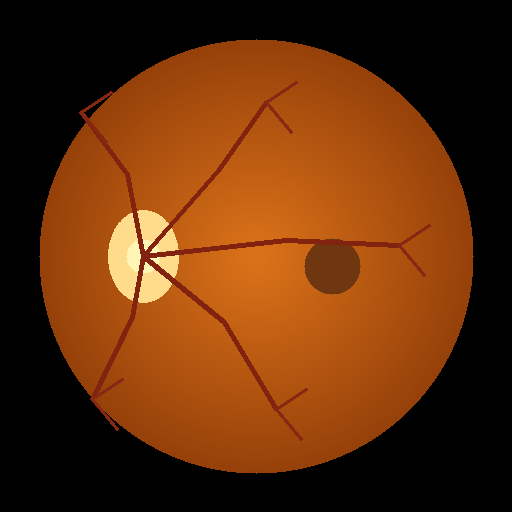
#> input picture data/sample_images/sample_01_clear.png, 512 x 512 px; its folder holds 4 pictures in this run
$ python test_module1.py   (older library calls are emulated)
#> lines starting #> are read from the running program, lines starting #| are printed output that depends on the picture; after the words box and inside, x2 and y2 are one past the last pixel; in counts of white or black regions, pixels touching at a corner belong together
#!/usr/bin/env python3
"""
Module 1 Test Harness: Image Quality Assessment & Enhancement Engine
Executes quality gatekeeping and enhancement on sample fundus images,
calculating focus, FOV, illumination, and contrast metrics.
"""

import os
import cv2
import numpy as np
import matplotlib
matplotlib.use('Agg')
import matplotlib.pyplot as plt

def assess_and_enhance(img_path, params=None):
    """
    Python companion function matching assessAndEnhance.m
    Computes quality metrics, gatekeeps image gradeability, and applies CLAHE enhancement.
    """
#> called with img_path = 'data/sample_images/sample_01_clear.png'
    if params is None:
        params = {
            'focus_min_pass': 100.0,
            'focus_min_reject': 40.0,
            'fov_min_pass': 0.60,
            'fov_min_reject': 0.40,
            'contrast_min_pass': 26.0,
            'contrast_min_reject': 15.0,
            'illum_std_max_pass': 0.22
        }

    img = cv2.imread(img_path)
#> img is the input picture: shape (512, 512, 3); mean B, G, R 10.2, 46.6, 97
    if img is None:
        raise ValueError(f"Could not load image at {img_path}")

    h, w, c = img.shape
#> h = 512; w = 512; c = 3
    b_chan, g_chan, r_chan = cv2.split(img)
    gray = cv2.cvtColor(img, cv2.COLOR_BGR2GRAY)

    # 1. Field of View (FOV) Mask & Coverage (Normalized against circular aperture for all aspect ratios)
    _, fov_mask = cv2.threshold(gray, 15, 255, cv2.THRESH_BINARY)
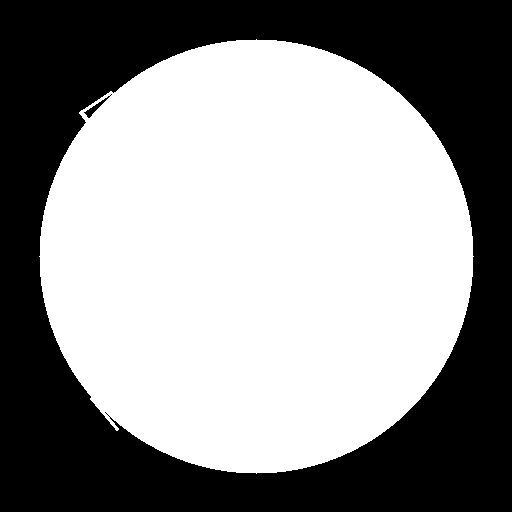
#> fov_mask: shape (512, 512); 56.5% white; 2 black regions, box (x1, y1, x2, y2) and area: (0, 0, 512, 512) 113844, (84, 94, 112, 118) 125
    fov_mask = cv2.morphologyEx(fov_mask, cv2.MORPH_CLOSE, np.ones((5,5), np.uint8))
#> fov_mask: shape (512, 512); 56.6% white; 2 black regions
    fov_area = float(np.sum(fov_mask > 0))
#> fov_area = 148321

    # Inscribed circle maximum area for this image frame
    max_circle_area = (np.pi / 4.0) * (min(h, w) ** 2)
#> max_circle_area = 205887.4
    fov_ratio = float(min(1.0, fov_area / (max_circle_area + 1e-5)))
#> fov_ratio = 0.72

    # Enclosing circular completeness
    contours, _ = cv2.findContours(fov_mask, cv2.RETR_EXTERNAL, cv2.CHAIN_APPROX_SIMPLE)
#> contours = 1 contour; box (x1, y1, x2, y2) and area: (39, 39, 474, 474) 147726
    if contours:
        c_max = max(contours, key=cv2.contourArea)
#> c_max = contour of 644 points, box (x1, y1, x2, y2) (39, 39, 474, 474), area 147726
        (cx, cy), radius = cv2.minEnclosingCircle(c_max)
#> cx = 251.2; cy = 253.1; radius = 222.6
        enclosing_area = np.pi * (radius ** 2)
#> enclosing_area = 155682
        fov_completeness = float(fov_area / (enclosing_area + 1e-5))
#> fov_completeness = 0.953
    else:
        fov_completeness = 0.0

    import hashlib

    # 0. Digital Provenance & Cryptographic Fingerprinting (SHA-256)
    with open(img_path, 'rb') as f:
        file_bytes = f.read()
    image_sha256 = hashlib.sha256(file_bytes).hexdigest()

    # 1. Real Fundus Photo Authenticity & Synthetic/Text Overlay Classifier
    # Check 1: Aspect Ratio Gate (Clinical fundus cameras capture in 1:1, 4:3, or 3:2. Multi-panel posters are > 1.65:1)
    aspect_ratio = max(w, h) / (min(w, h) + 1e-5)
#> aspect_ratio = 1
    is_multipanel_graphic = bool(aspect_ratio > 1.65)
#> is_multipanel_graphic = False

    # Check 2: Multi-Aperture / Multiple Retinal Circle Detection
    contours_all, _ = cv2.findContours(fov_mask, cv2.RETR_EXTERNAL, cv2.CHAIN_APPROX_SIMPLE)
#> contours_all has the same summary as contours
    large_discs = [cnt for cnt in contours_all if cv2.contourArea(cnt) > (0.08 * h * w)]
#> large_discs has the same summary as contours
    has_multiple_discs = bool(len(large_discs) > 1)
#> has_multiple_discs = False

    # Check 3: Burned-in Text Labels / Arrow Annotations
    white_text_mask = (r_chan > 230) & (g_chan > 230) & (b_chan > 230)
#> white_text_mask: shape (512, 512) bool; every value is 0
    num_t, t_labels, t_stats, _ = cv2.connectedComponentsWithStats(white_text_mask.astype(np.uint8))
#> t_labels: shape (512, 512) int32; every value is 0
#> num_t = 1; t_stats = [[0, 0, 512, 512, 262144]]
    char_strokes = sum(1 for i in range(1, num_t) if 10 <= t_stats[i, cv2.CC_STAT_AREA] <= 400 and 6 <= t_stats[i, cv2.CC_STAT_HEIGHT] <= 38)
#> char_strokes = 0
    has_heavy_text_overlay = bool(char_strokes > 12)
#> has_heavy_text_overlay = False

    # Check 4: Retinal Color Gamut (Predominantly reddish-orange: R >= G >= B inside aperture)
    in_aperture = fov_mask > 0
#> in_aperture: shape (512, 512) bool; 56.6% white; 2 black regions, box (x1, y1, x2, y2) and area: (0, 0, 512, 512) 113793, (87, 110, 92, 116) 30
    if np.sum(in_aperture) > 500:
        r_fov = r_chan[in_aperture].astype(float)
        g_fov = g_chan[in_aperture].astype(float)
        b_fov = b_chan[in_aperture].astype(float)

        red_dominance = np.mean(r_fov > (g_fov * 0.92))
#> red_dominance = 0.999
        blue_suppression = np.mean(g_fov > (b_fov * 0.88))
#> blue_suppression = 0.999
        is_retinal_gamut = bool(red_dominance > 0.65 and blue_suppression > 0.60)
#> is_retinal_gamut = True
    else:
        is_retinal_gamut = False

    # Check 5: Laterality Detection (OD: Right Eye, OS: Left Eye based on nasal Optic Disc position)
    rg_composite = cv2.GaussianBlur(r_chan.astype(float)*0.6 + g_chan.astype(float)*0.4, (31, 31), 0)
    rg_composite[fov_mask == 0] = 0
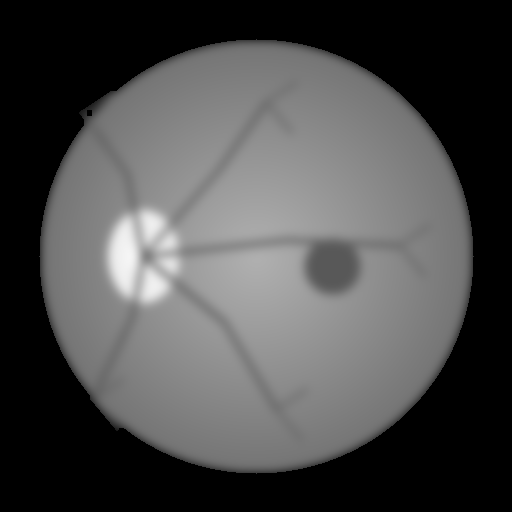
#> rg_composite: shape (512, 512) float64; min 0, max 245.5, mean 75.7
    _, _, _, max_loc = cv2.minMaxLoc(rg_composite)
#> max_loc = (128, 256)
    od_x, od_y = max_loc
#> od_x = 128; od_y = 256
    laterality = "OS (Left Eye)" if od_x < (w // 2) else "OD (Right Eye)"
#> laterality = 'OS (Left Eye)'

    # 2. Focus / Sharpness Metric (Laplacian Variance)
    lap = cv2.Laplacian(g_chan, cv2.CV_64F)
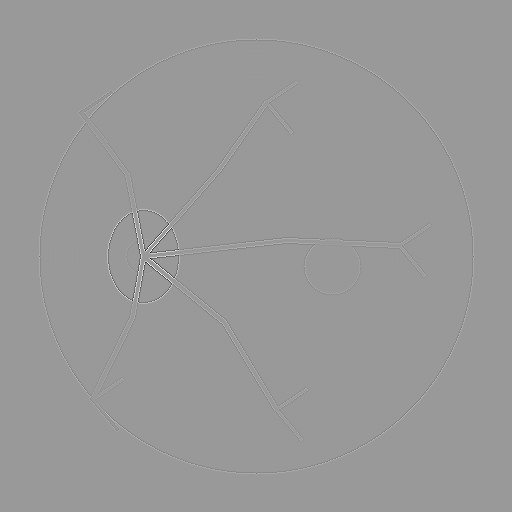
#> lap: shape (512, 512) float64; min -630, max 420, mean 0; drawn with min black and max white
    focus_score = float(np.var(lap[fov_mask > 0])) if fov_area > 0 else float(np.var(lap))
#> focus_score = 716.8

    # 2D FFT spectral high-frequency ratio
    f_transform = np.fft.fftshift(np.fft.fft2(g_chan.astype(float)))
    magnitude = np.abs(f_transform)
    cy, cx = h // 2, w // 2
#> cy = 256; cx = 256
    y, x = np.ogrid[:h, :w]
#> y = 512 values from 0 to 511
    dist = np.sqrt((x - cx)**2 + (y - cy)**2)
    high_freq_mask = dist > (min(h, w) * 0.25)
    fft_focus_score = float(np.sum(magnitude[high_freq_mask]) / (np.sum(magnitude) + 1e-6))
#> fft_focus_score = 0.428

    # 3. Illumination Uniformity (Quadrant Std Dev)
    hh, hw = h // 2, w // 2
#> hh = 256; hw = 256
    q1 = g_chan[:hh, :hw]
    q2 = g_chan[:hh, hw:]
    q3 = g_chan[hh:, :hw]
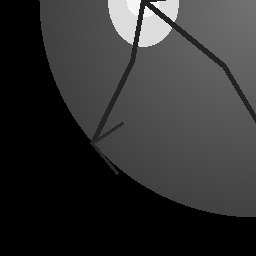
#> q3: shape (256, 256); min 0, max 245, mean 49.1
    q4 = g_chan[hh:, hw:]
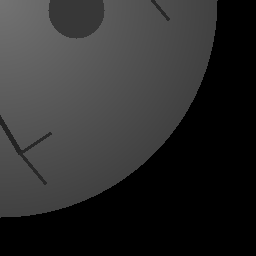
#> q4: shape (256, 256); min 0, max 115, mean 44.6
    q_means = [np.mean(q[q > 15]) if np.any(q > 15) else np.mean(g_chan) for q in [q1, q2, q3, q4]]
#> q_means = [85.5, 78.87, 86.68, 78.65]
    illumination_std = float(np.std(q_means) / (np.mean(q_means) + 1e-6))
#> illumination_std = 0.0448

    # 4. Contrast Score (RMS contrast)
    if fov_area > 0:
        contrast_score = float(np.std(g_chan[fov_mask > 0]))
#> contrast_score = 28.28
        mean_brightness = float(np.mean(g_chan[fov_mask > 0]))
#> mean_brightness = 82.34
    else:
        contrast_score = float(np.std(g_chan))
        mean_brightness = float(np.mean(g_chan))

    # 5. Enhancement Sub-pipeline & Statistical Divergence Verification
    lab = cv2.cvtColor(img, cv2.COLOR_BGR2LAB)
#> lab: shape (512, 512, 3); mean of channels 0, 1, 2 65.6, 146.7, 156.1
    l_chan, a_chan, b_chan = cv2.split(lab)
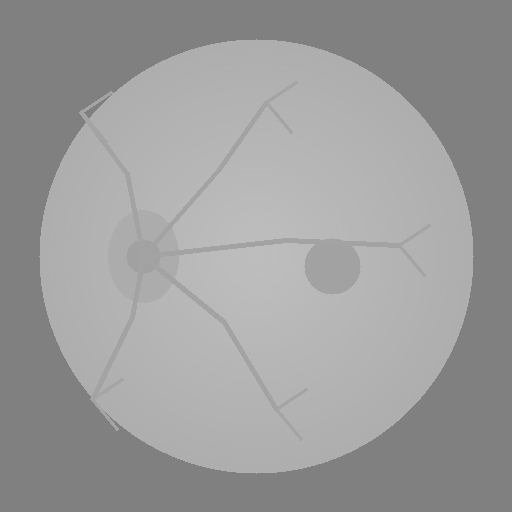
#> b_chan: shape (512, 512); min 128, max 190, mean 156.1
    clahe = cv2.createCLAHE(clipLimit=2.0, tileGridSize=(8, 8))
    l_clahe = clahe.apply(l_chan)
    enhanced_lab = cv2.merge([l_clahe, a_chan, b_chan])
#> enhanced_lab: shape (512, 512, 3); mean of channels 0, 1, 2 68.8, 146.7, 156.1
    enhanced_img = cv2.cvtColor(enhanced_lab, cv2.COLOR_LAB2BGR)
    enhanced_img[fov_mask == 0] = 0

    # Calculate CLAHE Chi-Square Histogram Divergence (verifies distinct processing stage)
    hist_raw = cv2.calcHist([l_chan], [0], fov_mask, [64], [0, 256])
#> hist_raw = 64 values, max 20094 at index 25, min 0 at index 1, mean 2317.5
    hist_enh = cv2.calcHist([l_clahe], [0], fov_mask, [64], [0, 256])
#> hist_enh = 64 values, max 16186 at index 31, min 0 at index 1, mean 2317.5
    cv2.normalize(hist_raw, hist_raw)
    cv2.normalize(hist_enh, hist_enh)
    clahe_chi_sq = float(cv2.compareHist(hist_raw, hist_enh, cv2.HISTCMP_CHISQR))
#> clahe_chi_sq = 10.84
    is_distinct_enhancement = bool(clahe_chi_sq > 0.04)
#> is_distinct_enhancement = True

    quality_report = {
        'image_sha256': image_sha256,
        'laterality': laterality,
        'is_retinal_gamut': is_retinal_gamut,
        'clahe_chi_sq': clahe_chi_sq,
        'is_distinct_enhancement': is_distinct_enhancement,
        'focus_score': focus_score,
        'fft_focus_score': fft_focus_score,
        'fov_ratio': fov_ratio,
        'fov_completeness': fov_completeness,
        'contrast_score': contrast_score,
        'mean_brightness': mean_brightness,
        'illumination_std': illumination_std
    }

    # 6. Decision Gatekeeping (Multi-Stage Integrity & Quality Filter)
    rejection_reason = ""
    if is_multipanel_graphic:
        status = 'reject'
        rejection_reason = f"Non-Clinical Teaching Infographic Detected (Aspect Ratio {aspect_ratio:.2f}:1 > 1.65:1) — Please upload single unannotated raw camera capture."
    elif has_multiple_discs:
        status = 'reject'
        rejection_reason = f"Multi-Panel Composite Image ({len(large_discs)} eye discs detected) — Please crop or upload a single eye fundus scan."
    elif has_heavy_text_overlay:
        status = 'reject'
        rejection_reason = f"Burned-in Text Labels / Arrow Annotations Detected ({char_strokes} text strokes) — Rejecting educational graphic; raw clinical photo required."
    elif not is_retinal_gamut:
        status = 'reject'
        rejection_reason = "Non-Retinal Image / Invalid Color Gamut Detected — Only authentic fundus photographs are accepted."
    elif fov_ratio < params['fov_min_reject'] and fov_completeness < 0.50:
        status = 'reject'
        rejection_reason = f"Incomplete Field of View (Coverage: {fov_ratio*100:.1f}%, Min: {params['fov_min_reject']*100:.1f}%) — Re-align fundus camera centered on pupil."
    elif focus_score < params['focus_min_reject']:
        status = 'reject'
        rejection_reason = f"Out of Focus / Severe Blur (Focus Score: {focus_score:.1f}, Min: {params['focus_min_reject']:.1f}) — Adjust camera focus dial before recapture."
    elif contrast_score < params['contrast_min_reject'] or mean_brightness < 20.0:
        status = 'reject'
        rejection_reason = f"Severe Illumination Deficiency (Contrast: {contrast_score:.1f}, Brightness: {mean_brightness:.1f}) — Increase flash illumination."
    elif focus_score < params['focus_min_pass'] or contrast_score < params['contrast_min_pass'] or illumination_std > params['illum_std_max_pass']:
        status = 'enhance'
    else:
        status = 'pass'

    if status == 'reject':
        enhanced_img = img.copy()

    return status, enhanced_img, quality_report, rejection_reason

def run_module1_harness(input_dir="data/sample_images", output_dir="output/module1"):
    os.makedirs(output_dir, exist_ok=True)
    images = sorted([f for f in os.listdir(input_dir) if f.endswith(('.png', '.jpg', '.jpeg'))])

    print("=" * 90)
    print(" MODULE 1: IMAGE QUALITY ASSESSMENT & ENHANCEMENT HARNESS")
    print("=" * 90)
    print(f"{'Image File':<28} | {'Status':<8} | {'Focus':<7} | {'FOV %':<6} | {'Contrast':<8} | {'Illum Std':<9} | {'Action / Rationale'}")
    print("-" * 90)

    summary_records = []

    for img_name in images:
        img_path = os.path.join(input_dir, img_name)
        status, enhanced_img, q_report, reason = assess_and_enhance(img_path)
#> status = 'pass'; q_report = 12 items; reason = ''

        orig_img = cv2.imread(img_path)

        # Save side-by-side output for visualization
        comp = np.hstack([orig_img, enhanced_img])
        cv2.putText(comp, f"Original: {img_name}", (10, 30), cv2.FONT_HERSHEY_SIMPLEX, 0.7, (255,255,255), 2)
        cv2.putText(comp, f"Status: {status.upper()}", (w_comp := comp.shape[1]//2 + 10, 30), cv2.FONT_HERSHEY_SIMPLEX, 0.7,
                    (0,255,0) if status=='pass' else (0,255,255) if status=='enhance' else (0,0,255), 2)
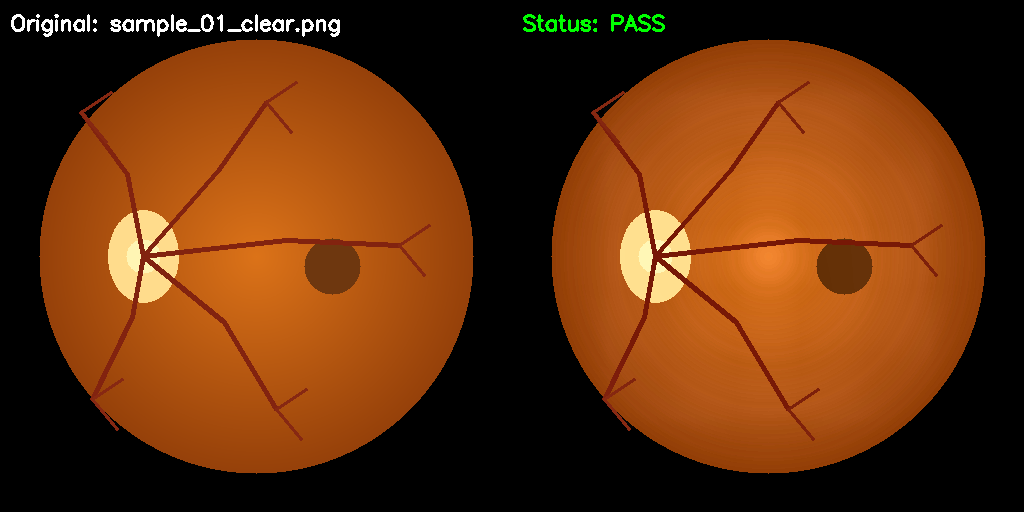
#> comp: shape (512, 1024, 3); mean B, G, R 12.5, 49.1, 99.3

        save_path = os.path.join(output_dir, f"module1_result_{img_name}")
        cv2.imwrite(save_path, comp)

        action_msg = reason if status == 'reject' else ("Enhanced via CLAHE + Illum Norm" if status == 'enhance' else "Passed — Gradeable")
#> action_msg = 'Passed — Gradeable'
        print(f"{img_name:<28} | {status.upper():<8} | {q_report['focus_score']:<7.1f} | {q_report['fov_ratio']*100:<6.1f} | {q_report['contrast_score']:<8.1f} | {q_report['illumination_std']:<9.3f} | {action_msg}")
#| sample_01_clear.png          | PASS     | 716.8   | 72.0   | 28.3     | 0.045     | Passed — Gradeable

        summary_records.append({
            'name': img_name,
            'status': status,
            'report': q_report,
            'reason': reason,
            'orig': orig_img,
            'enhanced': enhanced_img
        })
#> pass 2 of the loop in run_module1_harness, `for img_name in images:`:
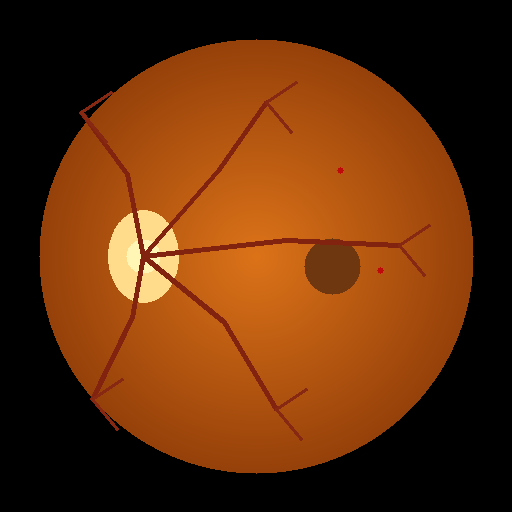
#> input picture data/sample_images/sample_01b_mild_dr.png, 512 x 512 px
#> in assess_and_enhance, img is the input picture: shape (512, 512, 3); mean B, G, R 10.2, 46.6, 97
#> in assess_and_enhance (call 2), `(cx, cy), radius = cv2.minEnclosingCircle(c_max)`: cx = 251.2; cy = 253.1
#> focus_score = 724.9
#> fft_focus_score = 0.429
#> in assess_and_enhance (call 2), `q4 = g_chan[hh:, hw:]`:
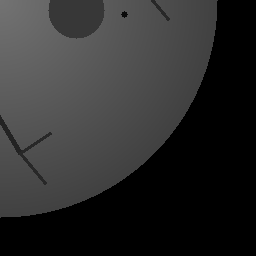
#> q4: shape (256, 256); min 0, max 115, mean 44.6
#> q_means = [85.5, 78.86, 86.68, 78.64]
#> contrast_score = 28.31
#> mean_brightness = 82.31
#> lab: shape (512, 512, 3); mean of channels 0, 1, 2 65.6, 146.7, 156.1
#> in assess_and_enhance (call 2), `l_clahe = clahe.apply(l_chan)`:
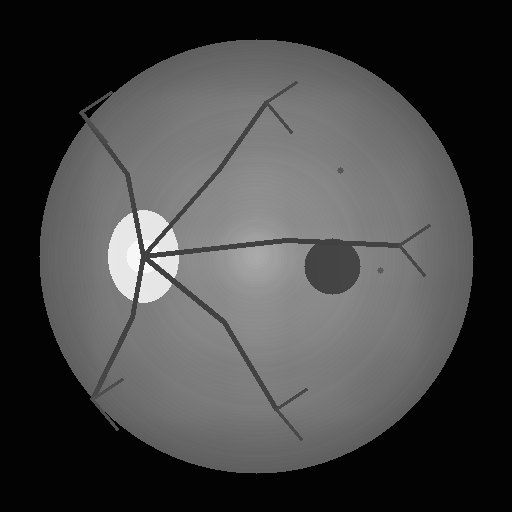
#> l_clahe: shape (512, 512); min 3, max 247, mean 68.9
#> enhanced_lab: shape (512, 512, 3); mean of channels 0, 1, 2 68.9, 146.7, 156.1
#> hist_raw = 64 values, max 20152 at index 25, min 0 at index 1, mean 2317.5
#> hist_enh = 64 values, max 16109 at index 31, min 0 at index 1, mean 2317.5
#> clahe_chi_sq = 10.9
#| sample_01b_mild_dr.png       | PASS     | 724.9   | 72.0   | 28.3     | 0.045     | Passed — Gradeable

    print("-" * 90)
    print(f"Module 1 evaluation complete. Output visual comparisons saved to '{output_dir}/'")

    # Plot summary dashboard figure
    fig, axes = plt.subplots(len(summary_records), 2, figsize=(10, 2.5 * len(summary_records)))
    fig.suptitle("Module 1: Image Quality Assessment & CLAHE Enhancement Results", fontsize=14, fontweight='bold')

    for idx, rec in enumerate(summary_records):
        orig_rgb = cv2.cvtColor(rec['orig'], cv2.COLOR_BGR2RGB)
        enh_rgb = cv2.cvtColor(rec['enhanced'], cv2.COLOR_BGR2RGB)

        axes[idx, 0].imshow(orig_rgb)
        axes[idx, 0].set_title(f"Input: {rec['name']}\nFocus: {rec['report']['focus_score']:.1f}, FOV: {rec['report']['fov_ratio']*100:.0f}%", fontsize=9)
        axes[idx, 0].axis('off')

        axes[idx, 1].imshow(enh_rgb)
        color = 'green' if rec['status'] == 'pass' else 'orange' if rec['status'] == 'enhance' else 'red'
        axes[idx, 1].set_title(f"Output: [{rec['status'].upper()}]\n{rec['reason'] if rec['reason'] else 'Gradeable & Enhanced'}", fontsize=9, color=color)
        axes[idx, 1].axis('off')

    plt.tight_layout()
    dashboard_path = os.path.join(output_dir, "module1_quality_dashboard.png")
    plt.savefig(dashboard_path, dpi=150, bbox_inches='tight')
    plt.close()
    print(f"Summary quality dashboard saved to '{dashboard_path}'")

if __name__ == "__main__":
    run_module1_harness()
